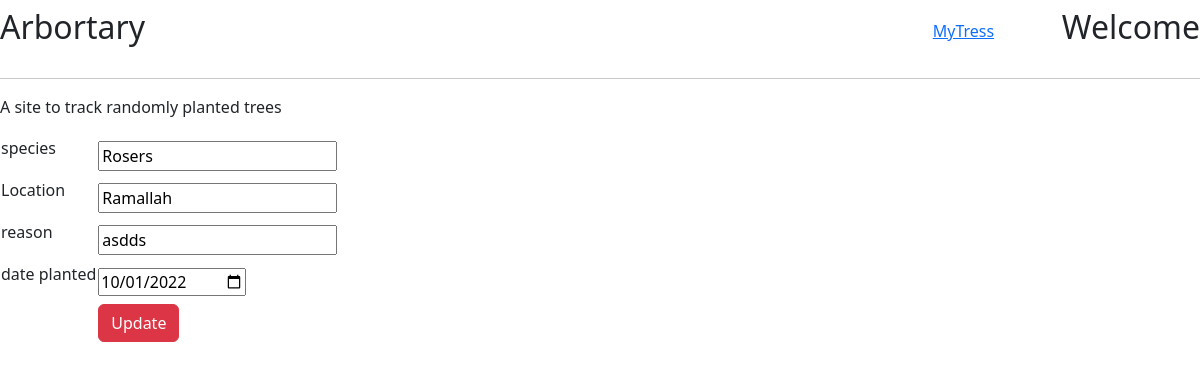
Screenshot of /editpage/2 with the database file from the repository.
### first_app/models.py (models this page shows)
class Plant(models.Model):
    species = models.CharField(max_length=255)
    location = models.CharField(max_length=255)
    reason= models.CharField(max_length=255)
    planted_by= models.ForeignKey(User,related_name="planted",on_delete = models.CASCADE)
    date_planed= models.DateField()
    created_at = models.DateTimeField(auto_now_add=True)
    updated_at = models.DateTimeField(auto_now=True)
    users_who_visit=models.ManyToManyField(User,related_name="visit_user")
    objects=PlantManager()

### first_app/views.py (the view)
# urls.py: path('editpage/<int:id>',views.editpage),
def editpage(request,id):
    context = {
        'plant':Plant.objects.get(id=id),
    }
    return render(request,'edit.html',context)

### first_app/templates/edit.html (shortened to what this page needs)
<!DOCTYPE html>
<html lang="en">
<head>
    {% load static %}
    <link rel="stylesheet" href="{% static 'style1.css' %}">
    <link href="https://cdn.jsdelivr.net/npm/bootstrap@5.2.1/dist/css/bootstrap.min.css" rel="stylesheet">
</head>
<body>
    <div class="navbar">
        <div class="nav1">
            <h2>Arbortary</h2>
        </div>
        <div class="nav2">
            <a href="/mytree">MyTress</a>
        </div>
        <div class="nav3">
            <h2> Welcome {{request.session.user_name}}</h2>
        </div>
    </div>
    <hr>
    <p>A site to track randomly planted trees</p>
    <form action="/update/{{plant.id}}" method="post" >
    <table>
        <tr>
            <td><p>species</p></td>
            <td><input type="text" name="species" value="{{plant.species}}"></td>
        </tr>
        <tr>
            <td><p>Location</p></td>
            <td><input type="text" name="location" value="{{plant.location}}"></td>
        </tr>
        <tr>
            <td><p>reason</p></td>
            <td><input type="text" name="reason" value="{{plant.reason}}"></td>
        </tr>
        <tr>
            <td><p>date planted</p></td>
            <td><input type="date" name="date" value={{ plant.date_planed |date:'Y-m-d' }}></td>
        </tr>
        <tr>
            <td><p></p></td>
            <td><input type="submit" name="sumbit" value="Update" class="btn btn-danger"></td>
        </tr>
</body>
</html>

### first_app/static/style1.css (style rules this page uses)
.navbar { display: flex ; justify-content: space-between; }
.nav2 { margin-left: 60%; }

### rows the page displays
Plant: species "Rosers", location "Ramallah", reason "asdds", date "10/01/2022"
